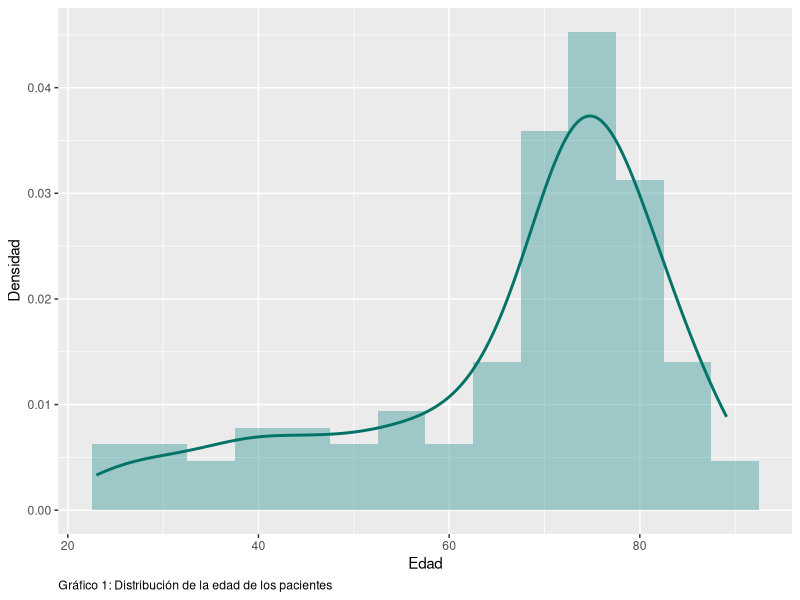
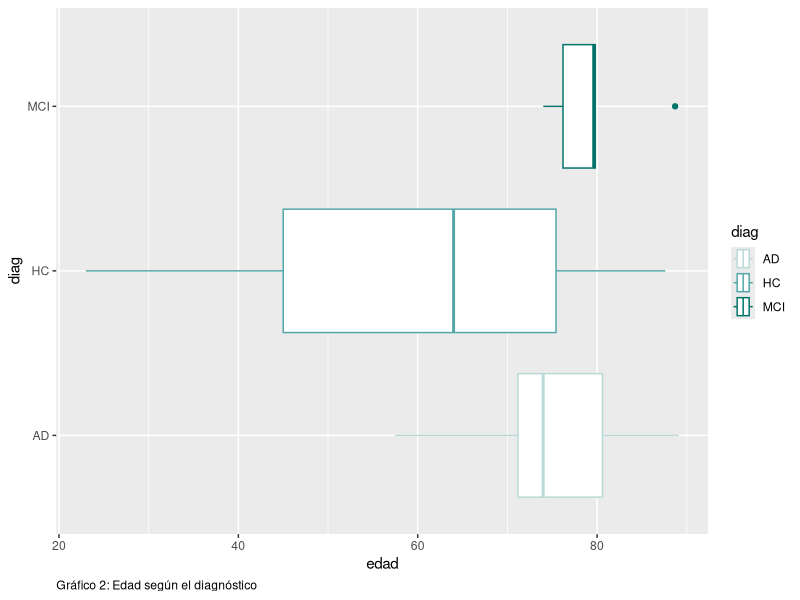
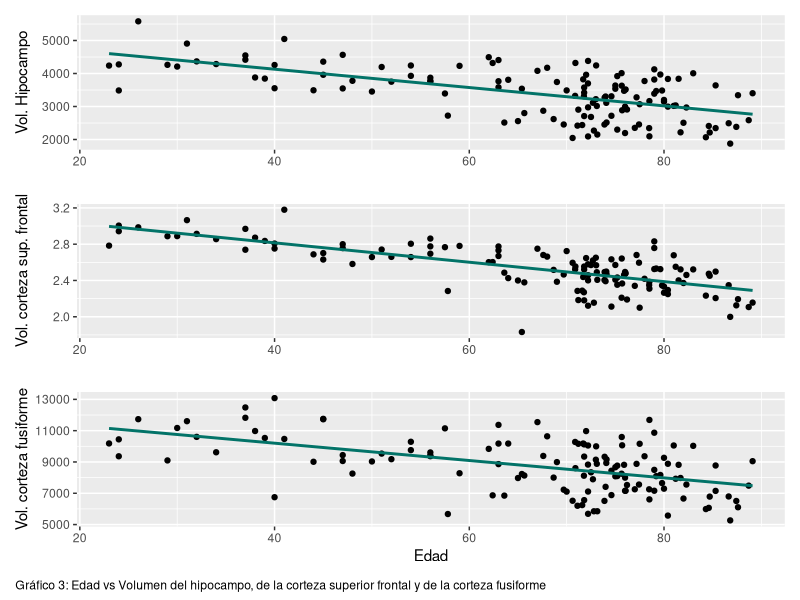
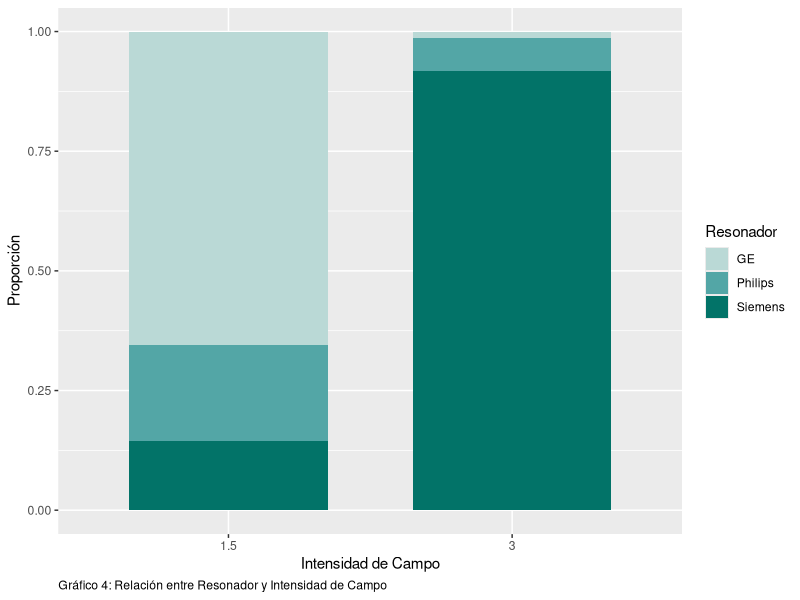
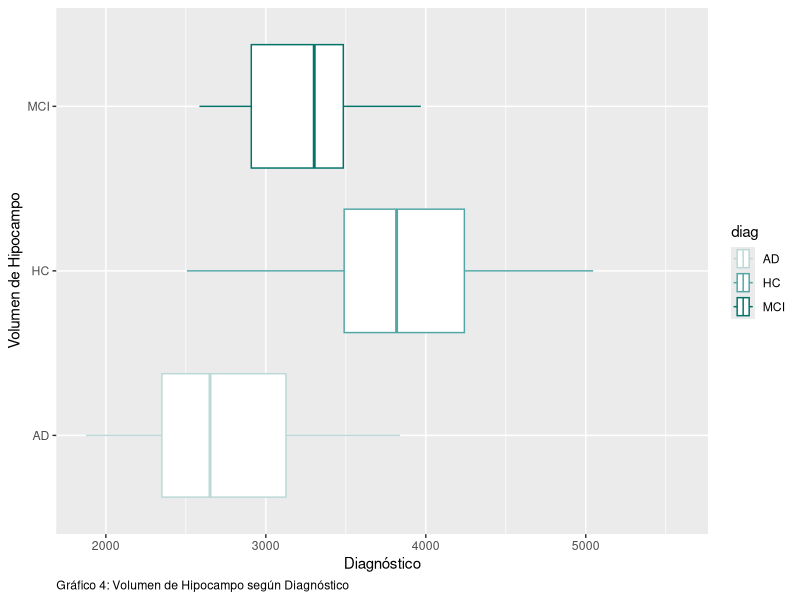
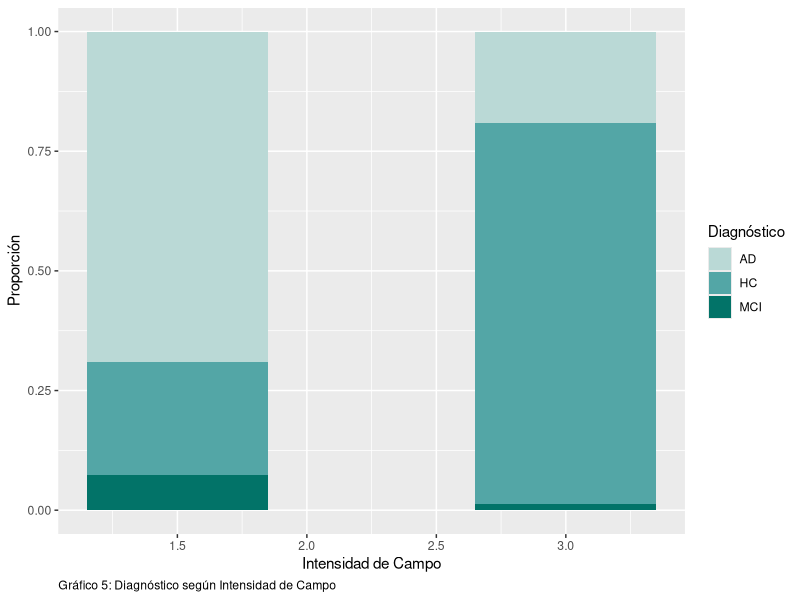
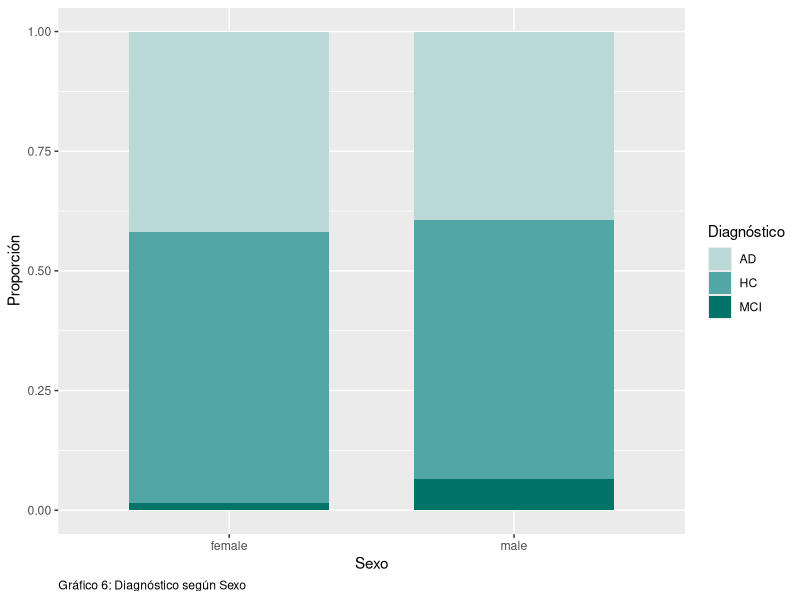

The R source for these figures, in order:
## ---- chunk 1
# Carga de librerias
library(ggplot2)
library(patchwork)
library(readr)

#carga de datos
df <- read_csv("tp_final/cerebros.csv")
## ---- chunk 2
ggplot(df) +
  aes(x = edad, y = ..density..) +
  geom_histogram(binwidth = 5, fill = "#53A6A6", alpha = 0.5) +
  geom_density(color = "#027368", size = 1) +
  labs(x = "Edad",
       y = "Densidad",
       caption = "Gráfico 1: Distribución de la edad de los pacientes") +
  theme(plot.caption = element_text(hjust = 0))
## ---- chunk 3
ggplot(df)+
  aes(x=edad, y= diag, color=diag)+
  geom_boxplot()+
  labs(caption = "Gráfico 2: Edad según el diagnóstico")+
  theme(plot.caption = element_text(hjust = 0))+
  scale_color_manual(values = c("#BAD9D6", "#53A6A6", "#027368"))
## ---- chunk 4
g1 <- ggplot(df)+
  aes(x=edad, y=lh_subcx_hippocampus_volume)+
  geom_point()+
  geom_smooth(method = "lm", se=FALSE, color = "#027368")+
  labs(x = "", y = "Vol. Hipocampo")

g2 <- ggplot(df)+
  aes(x=edad, y=lh_cortex_superiorfrontal_thickness)+
  geom_point()+
  geom_smooth(method = "lm", se=FALSE, color = "#027368")+
  labs(x = "", y = "Vol. corteza sup. frontal")
g3 <- ggplot(df)+
  aes(x=edad, y=lh_cortex_fusiform_volume)+
  geom_point()+
  geom_smooth(method = "lm", se=FALSE, color = "#027368")+
  labs(x = "Edad", y = "Vol. corteza fusiforme")

## ---- chunk 5
g1/g2/g3/plot_annotation(caption = "Gráfico 3: Edad vs Volumen del hipocampo, de la corteza superior frontal y de la corteza fusiforme")&
  theme(plot.caption = element_text(hjust = 0))
## ---- chunk 6
# Gráfico de barras apiladas
ggplot(df, aes(x = factor(intensidad_campo), fill = resonador_fab)) +
  geom_bar(position = "fill", width = 0.7) +
  labs(x = "Intensidad de Campo",
       y = "Proporción",
       fill = "Resonador",
       caption = "Gráfico 4: Relación entre Resonador y Intensidad de Campo") +
  scale_fill_manual(values = c("#BAD9D6", "#53A6A6", "#027368"))+
  theme(plot.caption = element_text(hjust = 0))
## ---- chunk 7
ggplot(df)+
  aes(y = diag, x = lh_subcx_hippocampus_volume, color=diag) +
  geom_boxplot( outlier.shape = NA) +
  labs(caption = "Gráfico 4: Volumen de Hipocampo según Diagnóstico",
       x = "Diagnóstico",
       y = "Volumen de Hipocampo") +
   scale_color_manual(values = c("#BAD9D6", "#53A6A6", "#027368"))+
  theme(plot.caption = element_text(hjust = 0))
## ---- chunk 8
ggplot(df, aes(x = intensidad_campo, fill = diag)) +
  geom_bar(position = "fill", width = 0.7) +
  labs(caption = "Gráfico 5: Diagnóstico según Intensidad de Campo",
       x = "Intensidad de Campo",
       y = "Proporción",
       fill = "Diagnóstico") +
   scale_fill_manual(values = c("#BAD9D6", "#53A6A6", "#027368"))+
  theme(plot.caption = element_text(hjust = 0))
## ---- chunk 9
ggplot(df, aes(x = sexo, fill = diag)) +
  geom_bar(position = "fill", width = 0.7) +
  labs(caption = "Gráfico 6: Diagnóstico según Sexo",
       x = "Sexo",
       y = "Proporción",
       fill = "Diagnóstico") +
   scale_fill_manual(values = c("#BAD9D6", "#53A6A6", "#027368"))+
  theme(plot.caption = element_text(hjust = 0))
